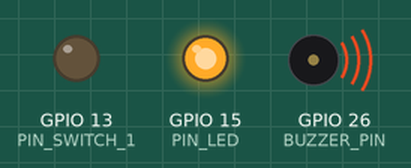
Recording of a sketch running on a simulated ESP32. Parts: output pins drawn as LEDs (lit = HIGH), buzzer (waves = sounding). WiFi joins after 1.5 s; servers stay silent unless stated; the RemoteXY app is connected.

Above: at 0.9 s.
At 2.6 s:
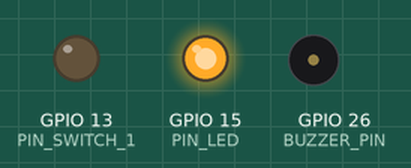
At 5.6 s:
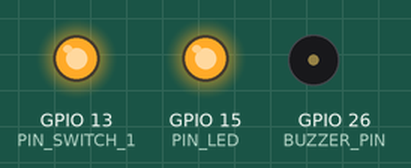
Timing chart, 0 to 7.1 s (numbered marks = the images above):
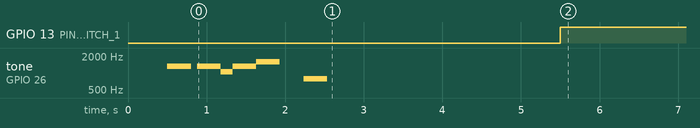

The sketch:

Bird_esp32_rc2.ino
```cpp
///////////////////////////////////////////////////////////
//  Connections:                                         //
//  ESP                   - Scooter                      //
//  PIN_SWITCH_1 (GPIO13) - BLUE                         //
//  DEFAULT TXD2 (GPIO17) - GREEN                        //
//  PIN_LED (GPIO15)      - SOME LED FOR FUN             //
//  BUZZER_PIN (GPIO26)   - SOME PIEZO SPEAKER FOR FUN   //
///////////////////////////////////////////////////////////

//////////////////////////////////////////////
//        RemoteXY include library          //
//////////////////////////////////////////////

// RemoteXY connection settings
#define REMOTEXY_BLUETOOTH_NAME "Scooter_beta"

// OTA Wifi Settings
const char* ssid = "SSID";
const char* password = "PASSWORD";

// BMS Power on pin
#define PIN_SWITCH_1 13

// LED pin
#define PIN_LED 15

// Piezo speaker pin
#define BUZZER_PIN 26

// RemoteXY select connection mode and include library
#define REMOTEXY_MODE__ESP32CORE_BLE

#include <RemoteXY.h>
#include <NonBlockingRtttl.h>
#include <ArduinoOTA.h>
#include <WiFi.h>
#include <ESPmDNS.h>
#include <WiFiUdp.h>

// Sample RTTTL music xD
const char * mario = "mario:d=4,o=5,b=100:16e6,16e6,32p,8e6,16c6,8e6,8g6,8p,8g,8p";
//const char * starwars = "star_wars:d=16,o=5,b=100:4e,4e,4e,8c,p,g,4e,8c,p,g,4e,4p,4b,4b,4b,8c6,p,g,4d#,8c,p,g,4e,8p";
//const char * poweron = "poweron:d=32,o=5,b=100:c,c#,d#,e,f#,g#,a#,b";
//const char * poweroff = "poweroff:d=32,o=5,b=100:b,a#,g#,f#,e,d#,c#,c";

// RemoteXY configurate
#pragma pack(push, 1)
uint8_t RemoteXY_CONF[] =   // 62 bytes
  { 255,2,0,13,0,55,0,16,0,1,3,3,21,41,8,21,2,26,2,1,
  20,16,22,11,2,26,31,31,79,78,0,79,70,70,0,70,16,11,83,9,
  9,26,37,0,70,16,40,83,9,9,26,6,0,67,4,31,49,20,5,2,
  26,11 };

// this structure defines all the variables and events of your control interface
struct {

    // input variables
  uint8_t select_1; // =0 if select position A, =1 if position B, =2 if position C, ...
  uint8_t switch_1; // =1 if switch ON and =0 if OFF

    // output variables
  uint8_t led_1_r; // led state 0 .. 1
  uint8_t led_2_b; // led state 0 .. 1
  char text_1[11];  // string UTF8 end zero

    // other variable
  uint8_t connect_flag;  // =1 if wire connected, else =0

} RemoteXY;
#pragma pack(pop)

/////////////////////////////////////////////
//           END RemoteXY include          //
/////////////////////////////////////////////

////////////////////////////////////////////
//         Scooter Starter include        //
///////////////////////////////////////////
#define INTERVAL 1000
unsigned long start_time = 0;
int run_once = 0;

byte messageOff[] = {0xA6, 0x12, 0x02, 0x10, 0x14, 0xCF}; //If the scooter is on turn it off.
byte messageB[] = {0xA6, 0x12, 0x02, 0x11, 0x14, 0x0B}; //Not sure what this does?
byte messageStart[] = {0xA6, 0x12, 0x02, 0x15, 0x14, 0x30}; //This is the unlock code. 27km/h
byte messageLimit[] = {0xA6, 0x12, 0x02, 0x35, 0xFF, 0x38}; //This is the unlock code. 21km/h
byte messageWalk[] = {0xA6, 0x12, 0x02, 0XF5, 0x14, 0x45}; //This is the unlock code. 4km/h

////////////////////////////////////////////
//         Scooter Command include        //
///////////////////////////////////////////

void setup()
{
  RemoteXY_Init ();

  Serial.begin(9600);
  Serial2.begin(9600);

  pinMode (PIN_SWITCH_1, OUTPUT);
  pinMode (BUZZER_PIN, OUTPUT);
  pinMode (PIN_LED, OUTPUT);

  digitalWrite(PIN_LED, HIGH);

  Serial2.write(messageOff, sizeof(messageOff));
  delay(500);
  Serial2.write(messageStart, sizeof(messageStart));


  WiFi.mode(WIFI_STA);
  WiFi.begin(ssid, password);

  ArduinoOTA.setHostname(REMOTEXY_BLUETOOTH_NAME);
  ArduinoOTA
    .onStart([]() {
      String type;
      if (ArduinoOTA.getCommand() == U_FLASH)
        type = "sketch";
      else // U_SPIFFS
        type = "filesystem";

      // NOTE: if updating SPIFFS this would be the place to unmount SPIFFS using SPIFFS.end()
      Serial.println("Start updating " + type);
    })
    .onEnd([]() {
      Serial.println("\nEnd");
    })
    .onProgress([](unsigned int progress, unsigned int total) {
      Serial.printf("Progress: %u%%\r", (progress / (total / 100)));
    })
    .onError([](ota_error_t error) {
      Serial.printf("Error[%u]: ", error);
      if (error == OTA_AUTH_ERROR) Serial.println("Auth Failed");
      else if (error == OTA_BEGIN_ERROR) Serial.println("Begin Failed");
      else if (error == OTA_CONNECT_ERROR) Serial.println("Connect Failed");
      else if (error == OTA_RECEIVE_ERROR) Serial.println("Receive Failed");
      else if (error == OTA_END_ERROR) Serial.println("End Failed");
    });

  ArduinoOTA.begin();

  piezo(mario);
}

void loop()
{
  RemoteXY_Handler ();

  digitalWrite(PIN_SWITCH_1, HIGH);

   if(RemoteXY.switch_1 == 1){
    if(millis() > start_time + INTERVAL){
        start_time = millis();
        switch (RemoteXY.select_1) {
          case 0:
          Serial2.write(messageStart, sizeof(messageStart));
          sprintf (RemoteXY.text_1, "27km/h");
          break;
          case 1:
          Serial2.write(messageLimit, sizeof(messageLimit));
          sprintf (RemoteXY.text_1, "20km/h");
          break;
          case 2:
          Serial2.write(messageWalk, sizeof(messageWalk));
          sprintf (RemoteXY.text_1, "4km/h");
          break;
        }
        run_once = 0;
      }
    RemoteXY.led_1_r = 1;
    }
    else{
      RemoteXY.led_1_r = 0;
      if (run_once == 0){
      Serial2.write(messageOff, sizeof(messageOff));
      sprintf (RemoteXY.text_1, "LOCKED");
      run_once = 1;
      }
    }

  if(RemoteXY.connect_flag == 1){ //BLE connection indication for the smartphone;
    RemoteXY.led_2_b = 1;
    }
    else{
      RemoteXY.led_2_b = 0;
    }

ArduinoOTA.handle();
}
```

functions.ino
```cpp
void piezo(const char* name) {
if ( !rtttl::isPlaying() )
  {

      rtttl::begin(BUZZER_PIN, name);
      //play for 5 sec then stop.
      //note: this is a blocking code section
      //used to demonstrate the use of stop()
      unsigned long start = millis();
      while( millis() - start < 5000 )
      {
        rtttl::play();
      }
      rtttl::stop();

  }
}
```

Measured:
- by itself, GPIO 13 (PIN_SWITCH_1): LOW → HIGH at 5.5 s
